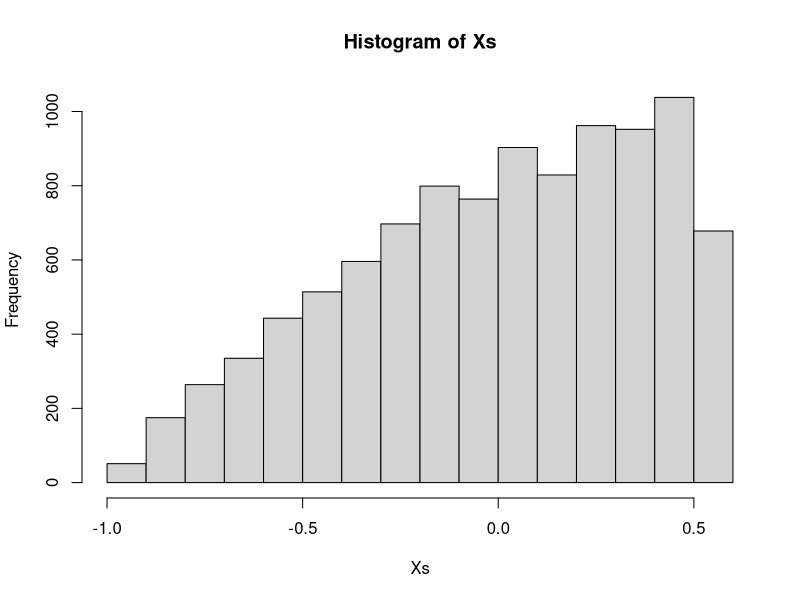
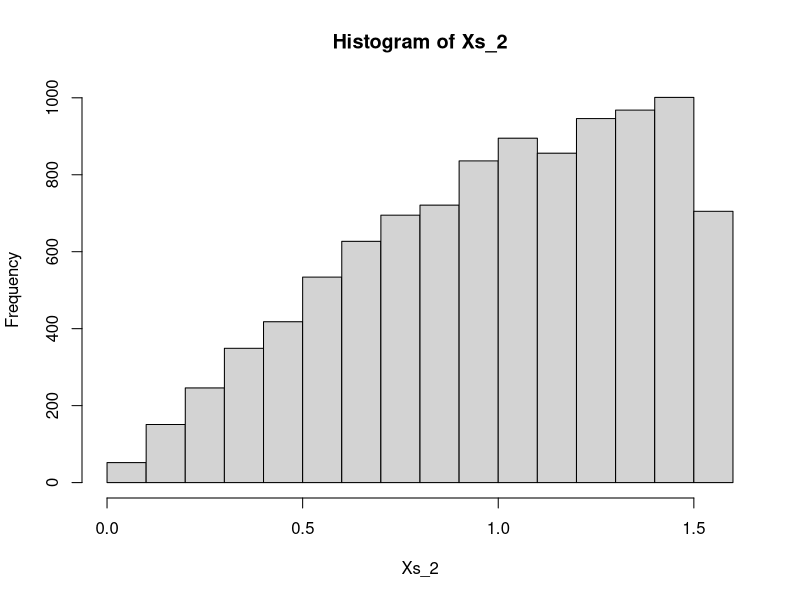
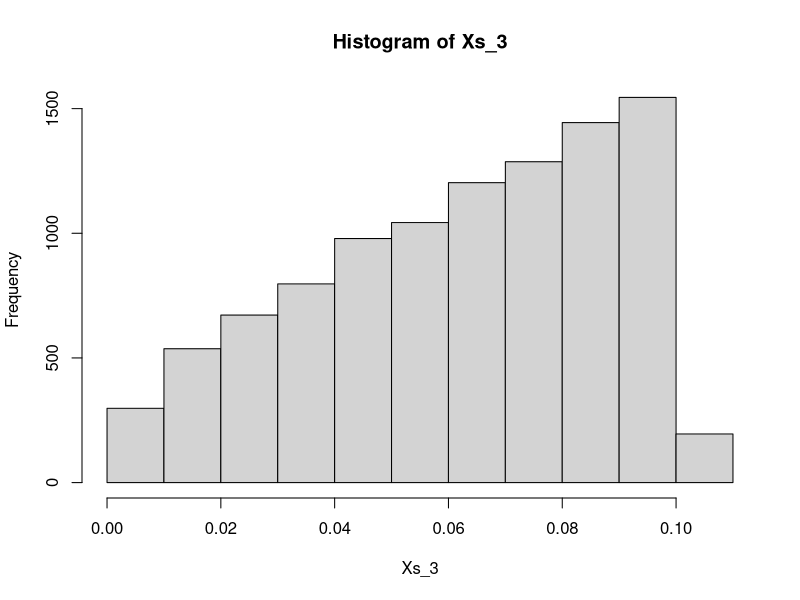

Source code (R) for these figures, in order:
## ---- chunk 1
knitr::opts_chunk$set(echo = TRUE)
## ---- chunk 2
# 1) Setup inverse function
FU_inverse <- function(u){
  if (u<0)
  {
    x <- 0
  }
  else if (u> 0 && u < pi/2) {
  x <- acos(u)-1}
  else{
    x <- 1
  }
  x
}

# 2) do some simulating of instances of X
set.seed(2)
n=10000
Xs <- vector("numeric",n)

for (i in 1:n) {
  u <- runif(1)
  Xs[i] <- FU_inverse(u)
  
}
hist(Xs) #just for fun!


## ---- chunk 3
#Let [a,b]=[0,pi/2], so u~U(0,pi/2) and y~U(0,1)
#Lets simulate or Xs
set.seed(3)
Xs_2 <- vector("numeric",10000)
count <- 0
while(count < 10000){
  x <-  runif(1,0,pi/2)
  y <- runif(1)
  
  if(y < sin(x))
  {
    count <- count+1
    Xs_2[count] <- x}
}
hist(Xs_2)
## ---- chunk 4
#Lets pick our Xs
FU_inverse2 <- function(t){
  if (t<0)
  {
    x <- 0
  }
  else if (t> 0 && t < pi/2) {
  x <- (t/pi)^2}
  else{
    x <- 1
  }
  x
}
set.seed(2)
Xs_3 <- vector("numeric",10000)
count <- 0
a <- (pi)^2/2
while(count < 10000){
  x <-  runif(1) # pick an x 
  y <- FU_inverse2(x)
  u <- a*(2/(pi)^2)**y*runif(1) # u=U(0,ah(y))
  
  if(u < sin(y))
  {
    count <- count+1
    Xs_3[count] <- y}
}

hist(Xs_3,10)

## ---- chunk 5
#Analytically, we find that E(X)=1 and Var(X)=pi-3.
#Compare the means:
merr_1 <- 1-mean(Xs)
merr_2 <- 1-mean(Xs_2)
merr_3 <- 1-mean(Xs_3)
#compare variances:
verr_1 <- pi-3-var(Xs)
verr_2 <- pi-3-var(Xs_2)
verr_3 <- pi-3-var(Xs_3)
#lets see
merr_1 
merr_2 
merr_3 
verr_1 
verr_2 
verr_3 

## ---- chunk 6
set.seed(3)
# Lets create our Central limit theorem fuction.
CLT <- function(n){
  U_s <- vector("numeric",12)
  N_s <- vector("numeric",n)
for (t in 1:n){
  
  for(i in 1:12) #add the uniform draws
  {
  U_s[i] <- runif(1)
  }
  U_s
N_s[t] <- sum(U_s)-6 #create a vec of n Norm distribted Ns

}
  N_s
}


# Lets test our function
pretender <- CLT(25)
pretender #it works!

#Lets see how it measures up to the resident rnorm?
the_og <- vector("numeric",25)
for(i in 25)
{
  the_og[i] <- rnorm(1)
}
m <- var(the_og)-var(pretender)
v <- var(the_og)-var(pretender)
m
v

  

## ---- chunk 7
# We are asked to simulate Ga(3,2). We know that we have to simulate this from exp(2) wich we build ourselves! So lets build.

#1 Build the exp(lambda)
exp_beta <- function(lambda,n)
{
  y <- vector("numeric",n)
 for(i in 1:n)
 {
   y[i] <- -(1/lambda)*log(runif(1)) #our tool from the transformatin method
 }
  y
}

#2 We build Ga()
Ga_beta <- function(n,shape,lambda_g)
{
   G <- vector("numeric",n)
  for(i in 1:n)
  {
    G[i] <- sum(exp_beta(lambda_g,shape))
  }
  G
  }
#3 It's time to test
mean(rgamma(25,3,2))-mean(Ga_beta(25,shape = 3,lambda_g = 3))
var(rgamma(25,3,2))-var(Ga_beta(25,shape = 3,lambda_g = 3))
